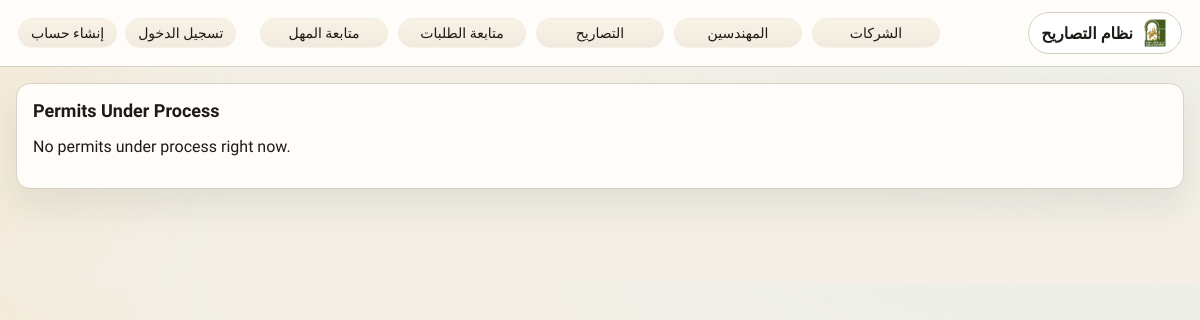
Before: / with the older database file.
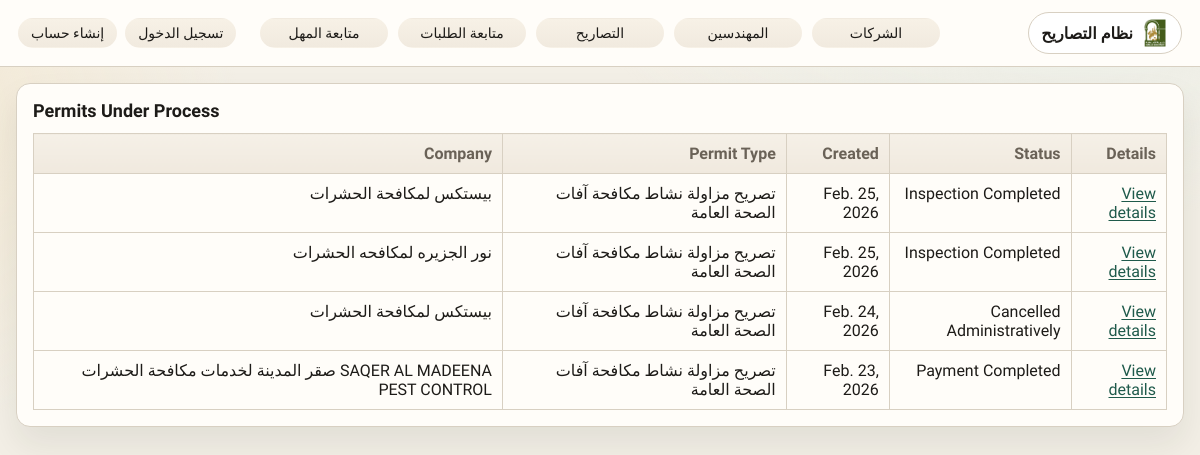
After: the same page with the newer database file.
### hcsd/models.py (models this page shows, shortened)
class PirmetClearance(models.Model):
    STATUS_CHOICES = [
        ('order_received', 'Order Received'),
        ('inspection_payment_pending', 'Inspection Payment Pending'),
        ('review_pending', 'Pending Inspector Review'),
        ('needs_completion', 'Needs Completion'),
        ('approved', 'Inspector Approved'),
        ('payment_pending', 'Waiting for Payment'),
        ('payment_completed', 'Payment Completed'),
        ('issued', 'Issued'),
        ('inspection_pending', 'Inspection Pending'),
        ('inspection_completed', 'Inspection Completed'),
        ('cancelled_admin', 'Cancelled Administratively'),
        ('disposal_approved', 'Disposal Approved'),
        ('disposal_rejected', 'Disposal Rejected'),
    ]
    unapprovedReason = models.TextField(null=True, blank=True)
    unapprovedBy = models.ForeignKey(User, on_delete=models.SET_NULL, null=True, related_name='unapproved_pirmets')
    approvedBy = models.ForeignKey(User, on_delete=models.SET_NULL, null=True, related_name='approved_pirmets')
    approvedRemarks = models.TextField(null=True, blank=True)
    company = models.ForeignKey(Company, on_delete=models.CASCADE)
    dateOfCreation = models.DateField(auto_now_add=True)
    dateOfExpiry = models.DateField(null=True, blank=True)
    permit_no = models.CharField(max_length=50, null=True, blank=True, unique=True, editable=False)
    issue_date = models.DateField(null=True, blank=True)
    allowed_activities = models.TextField(null=True, blank=True)
    restricted_activities = models.TextField(null=True, blank=True)
    allowed_other = models.CharField(max_length=255, null=True, blank=True)
    restricted_other = models.CharField(max_length=255, null=True, blank=True)
    company_rep = models.CharField(max_length=150, null=True, blank=True)
    department_stamp = models.CharField(max_length=150, null=True, blank=True)
    permit_type = models.CharField(
        max_length=30,
        default='pest_control',
        choices=[
            ('pest_control', 'Pest Control Permit'),
            ('pesticide_transport', 'Pesticide Transport Permit'),
            ('waste_disposal', 'Waste Disposal Permit'),
        ],
    )
    payment_date = models.DateField(null=True, blank=True)
    payment_link = models.CharField(max_length=500, null=True, blank=True)
    PaymentNumber = models.CharField(max_length=100, null=True, blank=True)
    payment_email = models.EmailField(null=True, blank=True)
    payment_receipt = models.FileField(
        upload_to='pirmet_documents/payment_receipts/', null=True, blank=True
    )
    inspection_payment_link = models.CharField(max_length=500, null=True, blank=True)
    inspection_payment_reference = models.CharField(max_length=100, null=True, blank=True)
    inspection_payment_email = models.EmailField(null=True, blank=True)
    inspection_payment_receipt = models.FileField(
        upload_to='pirmet_documents/inspection_receipts/', null=True, blank=True
    )
    request_email = models.EmailField(null=True, blank=True)
    request_documents_bundle = models.FileField(
        upload_to='pirmet_documents/bundles/', null=True, blank=True
    )
    status = models.CharField(max_length=30, choices=STATUS_CHOICES, default='order_received')

class Company(models.Model):
    name = models.CharField(max_length=100)
    number = models.CharField(max_length=50)
    address = models.CharField(max_length=255)
    trade_license_exp = models.DateField(null=True, blank=True)
    business_activity = models.TextField(null=True, blank=True)
    landline = models.CharField(max_length=30, null=True, blank=True)
    owner_phone = models.CharField(max_length=30, null=True, blank=True)
    email = models.EmailField(null=True, blank=True)
    pest_control_type = models.CharField(
        max_length=30,
        null=True,
        blank=True,
        choices=[
            ('public_health_pest_control', 'Public Health Pest Control'),
            ('termite_control', 'Termite Control'),
            ('grain_pests', 'Grain Pests Control'),
        ],
    )
    enginer = models.ForeignKey(
        'Enginer', on_delete=models.SET_NULL, null=True, blank=True
    )
    companyDocuments = models.FileField(upload_to='company_documents/', null=True, blank=True)

### hcsd/views.py (the view)
# urls.py: path('', views.home, name='home'),
def home(request):
    latest_pirmet = (
        PirmetClearance.objects.filter(permit_type='pest_control')
        .select_related('company')
        .order_by('-dateOfCreation')[:8]
    )
    return render(request, 'hcsd/base.html', {'latest_pirmet': latest_pirmet, 'show_latest': True})

### hcsd/templates/hcsd/base.html (shortened to what this page needs)
{% load static %}
<!DOCTYPE html>
<html lang="en">
<head>
    <link rel="stylesheet" href="{% static 'hcsd/base.css' %}">
</head>
<body>
    <nav class="navbar" lang="ar" dir="rtl">
        <a class="nav-brand" href="{% url 'home' %}">
            <img class="nav-brand-logo" src="{% static 'hcsd/shjmun-logo-website.png' %}" alt="شعار بلدية الشارقة">
            <span>نظام التصاريح</span>
        </a>
        <div class="nav-links">
            <a href="{% url 'company_list' %}">الشركات</a>
            <a href="{% url 'enginer_list' %}">المهندسين</a>
            <a href="{% url 'permit_types' %}">التصاريح</a>
            <a href="{% url 'clearance_list' %}">متابعة الطلبات</a>
            <a href="{% url 'extension_followup' %}">متابعة المهل</a>
        </div>
        <div class="nav-auth">
            {% if user.is_authenticated %}
                <span class="nav-user">مرحباً، {{ user.get_full_name|default:user.username }}</span>
                <form method="post" action="{% url 'logout' %}" class="nav-auth-form">
                    {% csrf_token %}
                    <button type="submit" class="nav-ghost">تسجيل الخروج</button>
                </form>
            {% else %}
                <a class="nav-ghost" href="{% url 'login' %}">تسجيل الدخول</a>
                <a class="nav-ghost" href="{% url 'register' %}">إنشاء حساب</a>
            {% endif %}
        </div>
    </nav>
    {% if show_latest %}
        <section class="page-card latest-permits">
            <h2 class="card-title">Permits Under Process</h2>
            {% if latest_pirmet %}
                <div class="latest-table-wrap">
                <table class="latest-table">
                    <thead>
                        <tr>
                            <th>Company</th>
                            <th>Permit Type</th>
                            <th>Created</th>
                            <th>Status</th>
                            <th>Details</th>
                        </tr>
                    </thead>
                    <tbody>
                        {% for pirmet in latest_pirmet %}
                            <tr>
                                <td>{{ pirmet.company.name }}</td>
                                <td>
                                    تصريح مزاولة نشاط مكافحة آفات الصحة العامة
                                </td>
                                <td>{{ pirmet.dateOfCreation }}</td>
                                <td>
                                    {% if pirmet.status == "needs_completion" or pirmet.status == "rejected" %}
                                        نواقص بحاجة للاستكمال
                                    {% else %}
                                        {{ pirmet.get_status_display }}
                                    {% endif %}
                                </td>
                                <td>
                                    <a href="{% url 'pest_control_permit_detail' pirmet.id %}">View details</a>
                                </td>
                            </tr>
                        {% endfor %}
                    </tbody>
                </table>
                </div>
            {% else %}
                <p>No permits under process right now.</p>
            {% endif %}
        </section>
    {% endif %}
    <main>
    </main>
</body>
</html>

### hcsd/static/hcsd/base.css (style rules this page uses)
:root { --bg: #f3efe6; --paper: #fffdf9; --ink: #1d1b18; --muted: #6a6257; --line: #d8d0c2; --accent: #1f5a4b; --accent-2: #2b6c5a; --accent-soft: #e2ede9; --accent-warm: #c88a2d; --shadow: 0 18px 34px rgba(21, 37, 30, 0.08); --shadow-soft: 0 10px 20px rgba(21, 37, 30, 0.05); --radius: 14px; }
* { box-sizing: border-box; }
body { margin: 0; font-family: "IBM Plex Sans Arabic", "Cairo", "Tahoma", sans-serif; color: var(--ink); overflow-x: hidden; background: radial-gradient(1000px 700px at 90% -200px, #e6efe9 0, transparent 60%), radial-gradient(800px 600px at -200px 120px, #f3e7cf 0, transparent 55%), var(--bg); }
a { color: var(--accent); text-underline-offset: 2px; }
main { max-width: 1200px; margin: 0 auto; padding: 24px 16px 56px; }
table { width: 100%; border-collapse: collapse; background: rgba(255, 253, 249, 0.92); backdrop-filter: blur(10px); table-layout: auto; }
th, td { border: 1px solid var(--line); padding: 10px; text-align: right; vertical-align: top; word-break: break-word; }
th { background: linear-gradient(180deg, #f5f0e7 0%, #f0e9de 100%); color: var(--muted); font-weight: 600; }
.navbar { font-family: inherit; background: var(--paper); color: var(--ink); padding: 12px 18px; border-bottom: 1px solid var(--line); display: flex; align-items: center; justify-content: space-between; gap: 12px; flex-wrap: wrap; position: sticky; top: 0; z-index: 10; }
.nav-brand { color: var(--ink); text-decoration: none; font-weight: 700; font-size: 16px; padding: 6px 12px; border-radius: 999px; border: 1px solid var(--line); background: #fff; display: inline-flex; align-items: center; gap: 8px; }
.nav-brand-logo { width: 28px; height: 28px; object-fit: contain; flex: 0 0 auto; }
.nav-links, .nav-auth { display: flex; align-items: center; gap: 8px; flex-wrap: wrap; min-width: 0; }
.nav-links { flex: 1 1 auto; justify-content: center; }
.nav-links a, .nav-auth a, .nav-auth button { color: var(--ink); text-decoration: none; padding: 6px 12px; border-radius: 999px; background: linear-gradient(180deg, #f7f1e6 0%, #f1eadf 100%); border: 1px solid transparent; font-size: 14px; transition: transform 0.15s ease, background 0.15s ease, color 0.15s ease, border-color 0.15s ease; cursor: pointer; line-height: 1.2; white-space: nowrap; }
.nav-links a { display: inline-flex; align-items: center; justify-content: center; text-align: center; }
.nav-ghost { background: transparent; border: 1px solid var(--line); }
@media (min-width: 721px) { .navbar { top: 0; justify-content: space-between; } }
@media (min-width: 721px) { .nav-links { position: absolute; left: 50%; transform: translateX(-50%); width: min(680px, calc(100% - 360px)); justify-content: center; gap: 10px; } }
@media (min-width: 721px) { .nav-links a { flex: 1 1 0; min-width: 0; } }
@media (min-width: 721px) { .nav-auth { margin-inline-start: auto; } }
.page-card { background: var(--paper); border: 1px solid var(--line); border-radius: var(--radius); padding: 16px; box-shadow: var(--shadow); overflow: hidden; }
.latest-permits { margin: 16px; }
.card-title { margin: 0 0 12px; font-size: 18px; }

Changed rows visible on the page:
added PirmetClearance: company.name "بيستكس لمكافحة الحشرات", dateOfCreation "Feb. 25, 2026", status "Inspection Completed"
added PirmetClearance: company.name "نور الجزيره لمكافحه الحشرات", dateOfCreation "Feb. 25, 2026", status "Inspection Completed"
added PirmetClearance: company.name "بيستكس لمكافحة الحشرات", dateOfCreation "Feb. 24, 2026", status "Cancelled Administratively"
added PirmetClearance: company.name "صقر المدينة لخدمات مكافحة الحشرات SAQER AL MADEENA PEST CONTROL", dateOfCreation "Feb. 23, 2026", status "Payment Completed"
Other visible differences:
text no longer shown: "No permits under process right now."
text now shown: "Company Permit Type Created Status Details"
